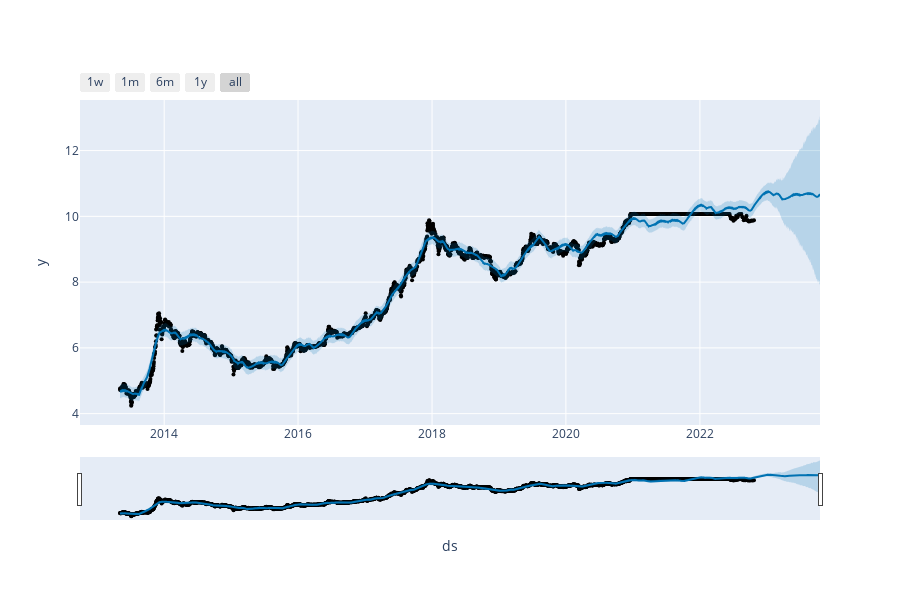

The notebook cell this image was saved under:
### Code cell
plot_plotly(model,prediction)

### Figure 1 — Plotly figure (JSON) as saved in the notebook; plotly's stock layout.template omitted (floating-point values rounded to 4 significant figures; data arrays with more than 128 entries replaced by an {"elided": "..."} marker saying what was removed)
{"data": [{"marker": {"color": "black", "size": 4}, "mode": "markers", "name": "Actual", "type": "scatter", "x": {"elided": "3248 str values"}, "y": {"elided": "3248 float values"}}, {"hoverinfo": "skip", "line": {"width": 0}, "mode": "lines", "type": "scatter", "x": {"elided": "3608 str values"}, "y": {"elided": "3608 float values"}}, {"fill": "tonexty", "fillcolor": "rgba(0, 114, 178, 0.2)", "line": {"color": "#0072B2", "width": 2}, "mode": "lines", "name": "Predicted", "type": "scatter", "x": {"elided": "3608 str values"}, "y": {"elided": "3608 float values"}}, {"fill": "tonexty", "fillcolor": "rgba(0, 114, 178, 0.2)", "hoverinfo": "skip", "line": {"width": 0}, "mode": "lines", "type": "scatter", "x": {"elided": "3608 str values"}, "y": {"elided": "3608 float values"}}], "layout": {"height": 600, "showlegend": false, "width": 900, "xaxis": {"rangeselector": {"buttons": [{"count": 7, "label": "1w", "step": "day", "stepmode": "backward"}, {"count": 1, "label": "1m", "step": "month", "stepmode": "backward"}, {"count": 6, "label": "6m", "step": "month", "stepmode": "backward"}, {"count": 1, "label": "1y", "step": "year", "stepmode": "backward"}, {"step": "all"}]}, "rangeslider": {"visible": true}, "title": {"text": "ds"}, "type": "date"}, "yaxis": {"title": {"text": "y"}}}}
